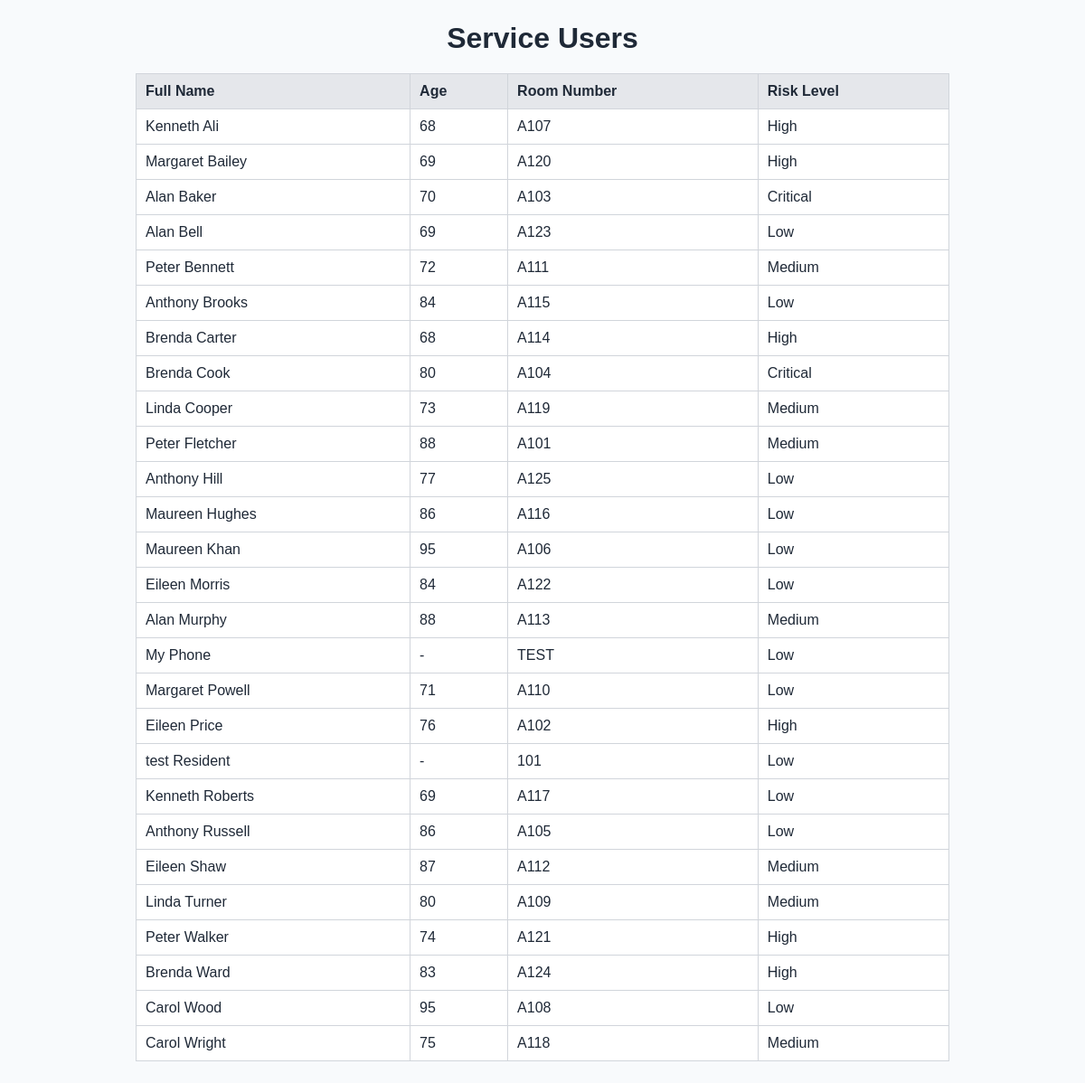
/users/, run on the app's committed database.
### tracker/models.py (models this page shows, shortened)
class ServiceUser(models.Model):
    class Gender(models.TextChoices):
        MALE = "male", "Male"
        FEMALE = "female", "Female"
        OTHER = "other", "Other"
        PREFER_NOT_TO_SAY = "prefer_not_to_say", "Prefer not to say"
    class RiskLevel(models.TextChoices):
        LOW = "low", "Low"
        MEDIUM = "medium", "Medium"
        HIGH = "high", "High"
        CRITICAL = "critical", "Critical"
    class MobilityStatus(models.TextChoices):
        INDEPENDENT = "independent", "Independent"
        ASSISTED = "assisted", "Assisted"
        WHEELCHAIR = "wheelchair", "Wheelchair"
    unique_id = models.UUIDField(primary_key=True, default=uuid.uuid4, editable=False)
    first_name = models.CharField(max_length=100)
    last_name = models.CharField(max_length=100)
    date_of_birth = models.DateField()
    age = models.PositiveSmallIntegerField(null=True, blank=True)
    gender = models.CharField(max_length=20, choices=Gender.choices, default=Gender.PREFER_NOT_TO_SAY)
    room_number = models.CharField(max_length=20)
    care_plan = models.TextField(blank=True)
    medical_condition = models.TextField(help_text="Examples: dementia, learning disability, fall risk")
    risk_level = models.CharField(max_length=20, choices=RiskLevel.choices, default=RiskLevel.LOW)
    allergies = models.TextField(blank=True)
    medication_notes = models.TextField(blank=True)
    hobbies = models.TextField(blank=True)
    interests = models.TextField(blank=True)
    favourite_activities = models.TextField(blank=True)
    mobility_status = models.CharField(max_length=20, choices=MobilityStatus.choices, default=MobilityStatus.INDEPENDENT)
    emergency_contact_name = models.CharField(max_length=150)
    emergency_contact_phone = models.CharField(max_length=20)
    family_member_name = models.CharField(max_length=150, blank=True)
    family_member_contact = models.CharField(max_length=20, blank=True)
    admission_date = models.DateField()
    notes = models.TextField(blank=True)
    created_at = models.DateTimeField(auto_now_add=True)
    updated_at = models.DateTimeField(auto_now=True)
    class Meta:
        ordering = ["last_name", "first_name"]
        indexes = [
            models.Index(fields=["last_name", "first_name"]),
            models.Index(fields=["room_number"]),
            models.Index(fields=["risk_level"]),
        ]

### tracker/views.py (the view)
# urls.py: path("users/", service_user_list, name="service_user_list"),
def service_user_list(request):
    service_users = ServiceUser.objects.all()
    context = {
        "service_users": service_users,
    }
    return render(request, "tracker/service_users.html", context)

### backend/tracker/templates/tracker/service_users.html (shortened to what this page needs)
<!DOCTYPE html>
<html lang="en">
<head>
</head>
<body>
    <h1>Service Users</h1>
    <table>
        <thead>
            <tr>
                <th>Full Name</th>
                <th>Age</th>
                <th>Room Number</th>
                <th>Risk Level</th>
            </tr>
        </thead>
        <tbody>
            {% for user in service_users %}
            <tr>
                <td>{{ user.first_name }} {{ user.last_name }}</td>
                <td>{{ user.age|default:"-" }}</td>
                <td>{{ user.room_number }}</td>
                <td>{{ user.get_risk_level_display }}</td>
            </tr>
            {% empty %}
            <tr>
                <td class="empty-row" colspan="4">No service users available.</td>
            </tr>
            {% endfor %}
        </tbody>
    </table>
</body>
</html>

### backend/tracker/templates/tracker/service_users.html (style rules this page uses)
body { font-family: Arial, sans-serif; margin: 24px; color: #1f2937; background-color: #f8fafc; }
h1 { text-align: center; margin-bottom: 20px; }
table { width: 100%; max-width: 900px; margin: 0 auto; border-collapse: collapse; background-color: #ffffff; }
th, td { border: 1px solid #d1d5db; padding: 10px; text-align: left; }
th { background-color: #e5e7eb; }

### data on the page
ServiceUser: first_name "Kenneth", last_name "Ali", age "68", room_number "A107", risk_level "High"
ServiceUser: first_name "Margaret", last_name "Bailey", age "69", room_number "A120", risk_level "High"
ServiceUser: first_name "Alan", last_name "Baker", age "70", room_number "A103", risk_level "Critical"
ServiceUser: first_name "Alan", last_name "Bell", age "69", room_number "A123", risk_level "Low"
ServiceUser: first_name "Peter", last_name "Bennett", age "72", room_number "A111", risk_level "Medium"
ServiceUser: first_name "Anthony", last_name "Brooks", age "84", room_number "A115", risk_level "Low"
ServiceUser: first_name "Brenda", last_name "Carter", age "68", room_number "A114", risk_level "High"
ServiceUser: first_name "Brenda", last_name "Cook", age "80", room_number "A104", risk_level "Critical"
ServiceUser: first_name "Linda", last_name "Cooper", age "73", room_number "A119", risk_level "Medium"
ServiceUser: first_name "Peter", last_name "Fletcher", age "88", room_number "A101", risk_level "Medium"
ServiceUser: first_name "Anthony", last_name "Hill", age "77", room_number "A125", risk_level "Low"
ServiceUser: first_name "Maureen", last_name "Hughes", age "86", room_number "A116", risk_level "Low"
ServiceUser: first_name "Maureen", last_name "Khan", age "95", room_number "A106", risk_level "Low"
ServiceUser: first_name "Eileen", last_name "Morris", age "84", room_number "A122", risk_level "Low"
ServiceUser: first_name "Alan", last_name "Murphy", age "88", room_number "A113", risk_level "Medium"
ServiceUser: first_name "My", last_name "Phone", age "-", room_number "TEST", risk_level "Low"
ServiceUser: first_name "Margaret", last_name "Powell", age "71", room_number "A110", risk_level "Low"
ServiceUser: first_name "Eileen", last_name "Price", age "76", room_number "A102", risk_level "High"
ServiceUser: first_name "test", last_name "Resident", age "-", room_number "101", risk_level "Low"
ServiceUser: first_name "Kenneth", last_name "Roberts", age "69", room_number "A117", risk_level "Low"
ServiceUser: first_name "Anthony", last_name "Russell", age "86", room_number "A105", risk_level "Low"
ServiceUser: first_name "Eileen", last_name "Shaw", age "87", room_number "A112", risk_level "Medium"
ServiceUser: first_name "Linda", last_name "Turner", age "80", room_number "A109", risk_level "Medium"
ServiceUser: first_name "Peter", last_name "Walker", age "74", room_number "A121", risk_level "High"
ServiceUser: first_name "Brenda", last_name "Ward", age "83", room_number "A124", risk_level "High"
ServiceUser: first_name "Carol", last_name "Wood", age "95", room_number "A108", risk_level "Low"
ServiceUser: first_name "Carol", last_name "Wright", age "75", room_number "A118", risk_level "Medium"
